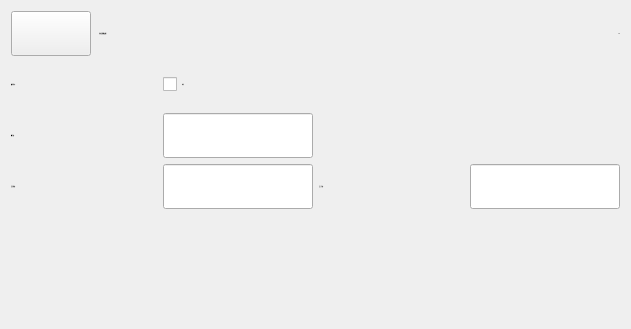
        <widget class="QWidget" name="PageReleasePro">
         <layout class="QGridLayout" name="gridLayout_10">
          <item row="0" column="0" colspan="4">
           <layout class="QGridLayout" name="gridLayout_7">
            <item row="0" column="0">
             <widget class="QPushButton" name="BtnProductSync">
              <property name="minimumSize">
               <size>
                <width>80</width>
                <height>45</height>
               </size>
              </property>
              <property name="maximumSize">
               <size>
                <width>150</width>
                <height>45</height>
               </size>
              </property>
              <property name="text">
               <string/>
              </property>
              <property name="icon">
               <iconset resource="xPad.qrc">
                <normaloff>:/img/32X32/Sync.png</normaloff>:/img/32X32/Sync.png</iconset>
              </property>
              <property name="iconSize">
               <size>
                <width>48</width>
                <height>48</height>
               </size>
              </property>
             </widget>
            </item>
            <item row="0" column="1">
             <widget class="QLabel" name="labelProduct">
              <property name="minimumSize">
               <size>
                <width>0</width>
                <height>45</height>
               </size>
              </property>
              <property name="maximumSize">
               <size>
                <width>16777215</width>
                <height>45</height>
               </size>
              </property>
              <property name="font">
               <font>
                <family>微软雅黑</family>
                <pointsize>-1</pointsize>
                <weight>50</weight>
                <italic>false</italic>
                <bold>false</bold>
               </font>
              </property>
              <property name="text">
               <string>       放成品参数设置</string>
              </property>
              <property name="alignment">
               <set>Qt::AlignCenter</set>
              </property>
             </widget>
            </item>
            <item row="0" column="2">
             <spacer name="horizontalSpacer_5">
              <property name="orientation">
               <enum>Qt::Horizontal</enum>
              </property>
              <property name="sizeHint" stdset="0">
               <size>
                <width>40</width>
                <height>20</height>
               </size>
              </property>
             </spacer>
            </item>
            <item row="0" column="3">
             <widget class="QLabel" name="label_3">
              <property name="font">
               <font>
                <family>微软雅黑</family>
                <pointsize>-1</pointsize>
                <weight>50</weight>
                <italic>false</italic>
                <bold>false</bold>
               </font>
              </property>
              <property name="text">
               <string>5/6</string>
              </property>
              <property name="alignment">
               <set>Qt::AlignRight|Qt::AlignTrailing|Qt::AlignVCenter</set>
              </property>
             </widget>
            </item>
           </layout>
          </item>
          <item row="1" column="0">
           <widget class="QLabel" name="labelProductRotate">
            <property name="minimumSize">
             <size>
              <width>0</width>
              <height>45</height>
             </size>
            </property>
            <property name="maximumSize">
             <size>
              <width>16777215</width>
              <height>45</height>
             </size>
            </property>
            <property name="font">
             <font>
              <family>微软雅黑</family>
              <pointsize>-1</pointsize>
              <weight>50</weight>
              <italic>false</italic>
              <bold>false</bold>
             </font>
            </property>
            <property name="text">
             <string>倒角状态：</string>
            </property>
           </widget>
          </item>
          <item row="1" column="1">
           <widget class="QCheckBox" name="checkBoxProductRotate">
            <property name="minimumSize">
             <size>
              <width>0</width>
              <height>45</height>
             </size>
            </property>
            <property name="maximumSize">
             <size>
              <width>16777215</width>
              <height>45</height>
             </size>
            </property>
            <property name="font">
             <font>
              <family>微软雅黑</family>
              <pointsize>-1</pointsize>
              <weight>50</weight>
              <italic>false</italic>
              <bold>false</bold>
             </font>
            </property>
            <property name="text">
             <string>水平</string>
            </property>
           </widget>
          </item>
          <item row="2" column="0">
           <widget class="QLabel" name="labelProductTrv">
            <property name="minimumSize">
             <size>
              <width>0</width>
              <height>20</height>
             </size>
            </property>
            <property name="maximumSize">
             <size>
              <width>16777215</width>
              <height>45</height>
             </size>
            </property>
            <property name="font">
             <font>
              <family>微软雅黑</family>
              <pointsize>-1</pointsize>
              <weight>50</weight>
              <italic>false</italic>
              <bold>false</bold>
             </font>
            </property>
            <property name="text">
             <string>横行轴：</string>
            </property>
           </widget>
          </item>
          <item row="2" column="1">
           <widget class="xLineEdit" name="BoxProductTrv">
            <property name="sizePolicy">
             <sizepolicy hsizetype="Preferred" vsizetype="Fixed">
              <horstretch>0</horstretch>
              <verstretch>0</verstretch>
             </sizepolicy>
            </property>
            <property name="minimumSize">
             <size>
              <width>150</width>
              <height>45</height>
             </size>
            </property>
            <property name="maximumSize">
             <size>
              <width>150</width>
              <height>45</height>
             </size>
            </property>
            <property name="font">
             <font>
              <family>微软雅黑</family>
              <pointsize>-1</pointsize>
              <weight>50</weight>
              <italic>false</italic>
              <bold>false</bold>
             </font>
            </property>
            <property name="styleSheet">
             <string notr="true"/>
            </property>
            <property name="alignment">
             <set>Qt::AlignRight|Qt::AlignTrailing|Qt::AlignVCenter</set>
            </property>
            <property name="readOnly">
             <bool>true</bool>
            </property>
           </widget>
          </item>
          <item row="3" column="0">
           <widget class="QLabel" name="labelProductPHor">
            <property name="minimumSize">
             <size>
              <width>0</width>
              <height>20</height>
             </size>
            </property>
            <property name="maximumSize">
             <size>
              <width>16777215</width>
              <height>45</height>
             </size>
            </property>
            <property name="font">
             <font>
              <family>微软雅黑</family>
              <pointsize>-1</pointsize>
              <weight>50</weight>
              <italic>false</italic>
              <bold>false</bold>
             </font>
            </property>
            <property name="text">
             <string>正引拔轴：</string>
            </property>
           </widget>
          </item>
          <item row="3" column="1">
           <widget class="xLineEdit" name="BoxProductPHor">
            <property name="sizePolicy">
             <sizepolicy hsizetype="Preferred" vsizetype="Fixed">
              <horstretch>0</horstretch>
              <verstretch>0</verstretch>
             </sizepolicy>
            </property>
            <property name="minimumSize">
             <size>
              <width>150</width>
              <height>45</height>
             </size>
            </property>
            <property name="maximumSize">
             <size>
              <width>150</width>
              <height>45</height>
             </size>
            </property>
            <property name="font">
             <font>
              <family>微软雅黑</family>
              <pointsize>-1</pointsize>
              <weight>50</weight>
              <italic>false</italic>
              <bold>false</bold>
             </font>
            </property>
            <property name="styleSheet">
             <string notr="true"/>
            </property>
            <property name="alignment">
             <set>Qt::AlignRight|Qt::AlignTrailing|Qt::AlignVCenter</set>
            </property>
            <property name="readOnly">
             <bool>true</bool>
            </property>
           </widget>
          </item>
          <item row="3" column="2">
           <widget class="QLabel" name="labelProductPVer">
            <property name="minimumSize">
             <size>
              <width>0</width>
              <height>20</height>
             </size>
            </property>
            <property name="maximumSize">
             <size>
              <width>16777215</width>
              <height>45</height>
             </size>
            </property>
            <property name="font">
             <font>
              <family>微软雅黑</family>
              <pointsize>-1</pointsize>
              <weight>50</weight>
              <italic>false</italic>
              <bold>false</bold>
             </font>
            </property>
            <property name="text">
             <string>正上下轴：</string>
            </property>
           </widget>
          </item>
          <item row="3" column="3">
           <widget class="xLineEdit" name="BoxProductPVer">
            <property name="sizePolicy">
             <sizepolicy hsizetype="Preferred" vsizetype="Fixed">
              <horstretch>0</horstretch>
              <verstretch>0</verstretch>
             </sizepolicy>
            </property>
            <property name="minimumSize">
             <size>
              <width>150</width>
              <height>45</height>
             </size>
            </property>
            <property name="maximumSize">
             <size>
              <width>150</width>
              <height>45</height>
             </size>
            </property>
            <property name="font">
             <font>
              <family>微软雅黑</family>
              <pointsize>-1</pointsize>
              <weight>50</weight>
              <italic>false</italic>
              <bold>false</bold>
             </font>
            </property>
            <property name="styleSheet">
             <string notr="true"/>
            </property>
            <property name="alignment">
             <set>Qt::AlignRight|Qt::AlignTrailing|Qt::AlignVCenter</set>
            </property>
            <property name="readOnly">
             <bool>true</bool>
            </property>
           </widget>
          </item>
          <item row="4" column="0" colspan="4">
           <spacer name="verticalSpacer_4">
            <property name="orientation">
             <enum>Qt::Vertical</enum>
            </property>
            <property name="sizeHint" stdset="0">
             <size>
              <width>609</width>
              <height>109</height>
             </size>
            </property>
           </spacer>
          </item>
         </layout>
        </widget>
